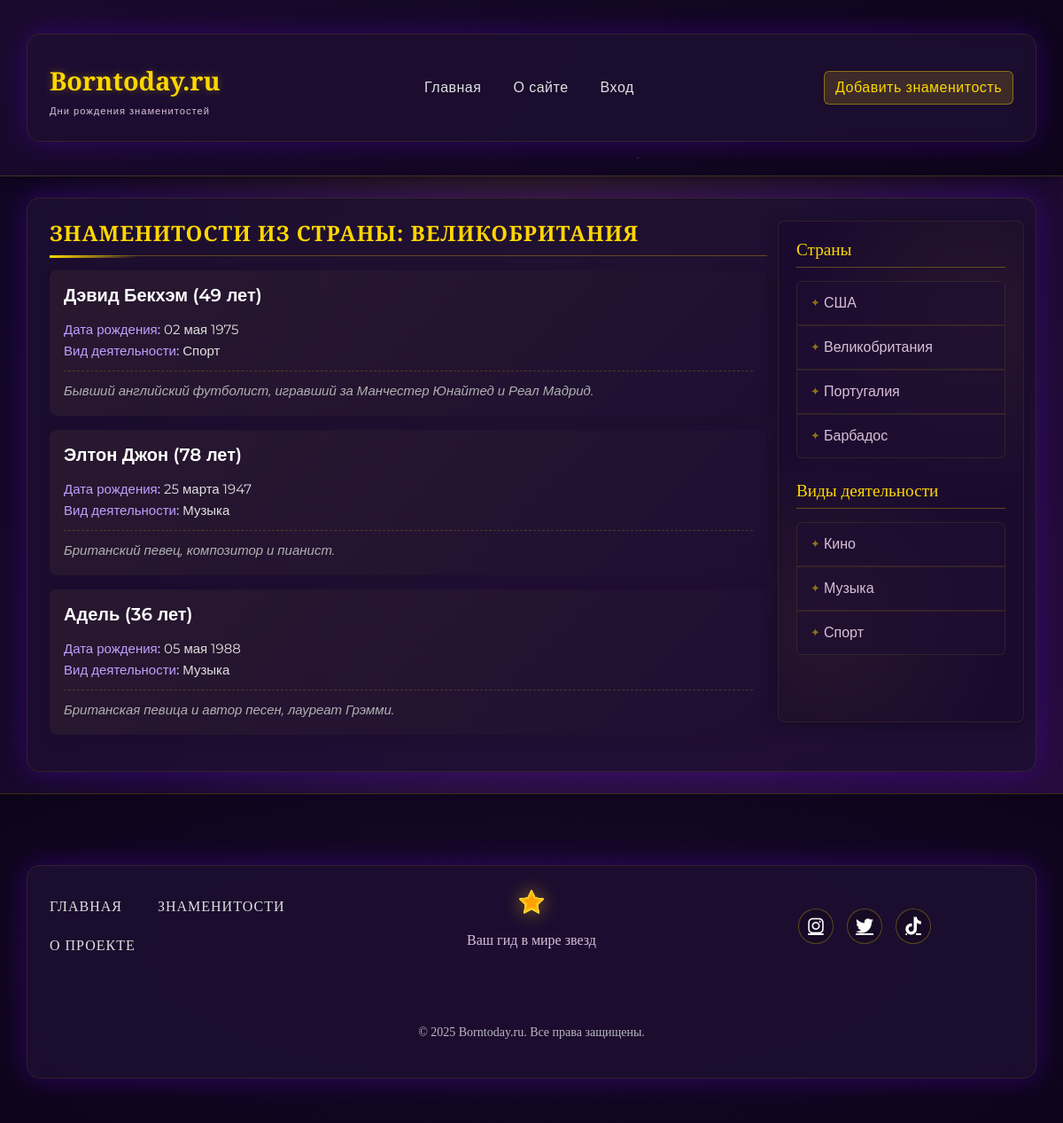
The app's page /country/velikobritanija/ with its own data.
### star/models.py (models this page shows, shortened)
class Country(models.Model):
    name = models.CharField(max_length=100)  # Название страны
    slug = models.SlugField(max_length=255, unique=True, blank=True, db_index=True, verbose_name="URL")

class Star(models.Model):
    name = models.CharField(max_length=100, verbose_name="Имя")  # Имя звезды
    slug = models.SlugField(max_length=255, unique=True, db_index=True, verbose_name="URL")
    country = models.ForeignKey(Country, on_delete=models.CASCADE, related_name='stars', verbose_name="Страна")
    categories = models.ManyToManyField(Category, related_name='stars', verbose_name="Категории")
    birth_date = models.DateField(verbose_name="Дата рождения")  # Дата рождения
    content = models.TextField(verbose_name="Описание")  # Описание звезды
    photo = models.ImageField(upload_to='photos/%Y/%m/%d/', blank=True, null=True, verbose_name="Фотография")
    is_published = models.BooleanField(default=True, verbose_name="Опубликовано")  # Флаг публикации
    time_create = models.DateTimeField(auto_now_add=True,
                                       verbose_name="Время создания")  # Дата создания (автоматически)
    time_update = models.DateTimeField(auto_now=True, verbose_name="Время изменения")
    def get_age(self):
        today = date.today()
        age = today.year - self.birth_date.year
        if (today.month, today.day) < (self.birth_date.month, self.birth_date.day):
            age -= 1
        return age
    class Meta:
        verbose_name = 'Знаменитость'
        verbose_name_plural = 'Знаменитости'
        ordering = ['-time_create']  # Сортировка по убыванию времени создания
        indexes = [
            models.Index(fields=['-time_create']),  # Индекс для повышения производительности
        ]

class Category(models.Model):
    title = models.CharField(max_length=100)  # Название категории
    slug = models.SlugField(max_length=255, unique=True, blank=True, db_index=True, verbose_name="URL")

### star/views.py (the view)
# urls.py: path('country/<slug:slug>/', views.stars_by_country, name='stars_by_country'),
def stars_by_country(request, slug):
    country = get_object_or_404(Country, slug=slug)
    filtered_stars = Star.objects.filter(country=country, is_published=True)
    countries = Country.objects.all()
    categories = Category.objects.all()
    context = {
        'stars': filtered_stars,
        'country_name': country.name,
        'star_countries': countries,
        'star_categories': categories,
        'title_template': 'Знаменитости из страны'
    }
    return render(request, 'star/country.html', context)

### star/templates/star/country.html (shortened to what this page needs)
{% extends 'star/base.html' %}
{% block content %}
<h4 class="mb-3">{{ title_template }}: {{ country_name }}</h4>
{% if stars %}
 {% for star in stars %}
   <div class="card mb-3">
     <div class="card-body">
       <h5 class="card-title">
         <a href="{% url 'star_detail' star.slug %}">{{ star.name }}</a> ({{ star.get_age }} лет)
       </h5>
       <p class="card-text">
         <strong>Дата рождения:</strong> {{ star.birth_date|date:"d E Y" }}<br>
         <strong>Вид деятельности:</strong>
         {% for category in star.categories.all %}
           {{ category.title }}{% if not forloop.last %}, {% endif %}
         {% endfor %}<br>
         <em>{{ star.content }}</em>
       </p>
     </div>
   </div>
 {% endfor %}
{% else %}
 <p>Нет знаменитостей в этой стране.</p>
{% endif %}
{% endblock %}

### star/templates/star/sidebar.html
<div class="col-md-3">
  <h5>Страны</h5>
  <ul class="list-group mb-4">
    {% for country in star_countries %}
    <li class="list-group-item">
      <a href="{% url 'stars_by_country' country.slug %}">{{country.name}}</a>
    </li>
    {% endfor %}
  </ul>
  <h5>Виды деятельности</h5>
  <ul class="list-group">
    {% for cat in star_categories %}
    <li class="list-group-item">
      <a href="{% url 'stars_by_category' cat.slug %}">{{ cat.title }}</a>
    </li>
    {% endfor %}
  </ul>
</div>

### star/static/css-star/body-star.css (style rules this page uses)
body { color: #e0e0e0; font-family: 'Montserrat', sans-serif; min-height: 100vh; background: radial-gradient(ellipse at top, rgba(255, 215, 0, 0.1) 0%, transparent 70%), radial-gradient(ellipse at bottom, rgba(106, 0, 255, 0.1) 0%, transparent 70%), linear-gradient(135deg, #0f0521 0%, #1a0a2e 50%, #2d0b45 100%); background-attachment: fixed; margin: 0; padding: 0; }
body::before { content: ""; position: fixed; top: 0; left: 0; width: 100%; height: 100%; background: radial-gradient(2px 2px at 20% 30%, #fff 1%, transparent 2%), radial-gradient(2px 2px at 80% 70%, #fff 1%, transparent 2%), radial-gradient(3px 3px at 40% 80%, #fff 1%, transparent 2%), radial-gradient(2px 2px at 60% 10%, #fff 1%, transparent 2%); background-size: 200px 200px; z-index: -1; animation: starsAnimation 50s linear infinite; pointer-events: none; }
h1, h2, h3, h4, h5, h6 { font-family: 'Playfair Display', serif; color: #1a0a2e; }
a { color: #8a2be2; transition: all 0.3s ease; }
.card { border: none; border-radius: 10px; box-shadow: 0 5px 15px rgba(0,0,0,0.1); transition: transform 0.3s ease; margin-bottom: 20px; }

### star/static/css-star/index-star.css (style rules this page uses)
h4 { color: #ffd700; font-family: 'Playfair Display', serif; font-weight: 700; text-transform: uppercase; letter-spacing: 1px; position: relative; padding-bottom: 10px; border-bottom: 1px solid rgba(255, 215, 0, 0.3); }
h4:after { content: ''; position: absolute; bottom: -3px; left: 0; width: 100px; height: 3px; background: linear-gradient(90deg, #ffd700, transparent); }
.card { background: rgba(30, 15, 50, 0.7); border: none !important; border-radius: 8px; transition: all 0.4s ease; overflow: hidden; position: relative; color: #e0e0e0; margin-bottom: 20px; }
.card:before { content: ''; position: absolute; top: 0; left: 0; width: 100%; height: 100%; background: linear-gradient(135deg, rgba(255, 215, 0, 0.05) 0%, transparent 100%); z-index: 0; }
.card-body { position: relative; z-index: 1; }
.card-title { color: #ffffff; font-family: 'Montserrat', sans-serif; font-weight: 600; margin-bottom: 15px; }
.card-title a { color: inherit; text-decoration: none; transition: all 0.3s ease; position: relative; }
.card-title a:after { content: ''; position: absolute; bottom: -3px; left: 0; width: 0; height: 2px; background: #ffd700; transition: width 0.3s ease; }
.card-text { font-family: 'Montserrat', sans-serif; font-size: 15px; line-height: 1.6; }
.card-text strong { color: #c0a0ff; font-weight: 500; }
.card-text em { display: block; margin-top: 10px; padding-top: 10px; border-top: 1px dashed rgba(255, 215, 0, 0.2); color: #b0b0b0; font-style: italic; }

### star/static/css-star/sidebar-star.css (style rules this page uses)
.col-md-3 { background: rgba(26, 10, 46, 0.7); border-radius: 8px; padding: 20px; backdrop-filter: blur(5px); border: 1px solid rgba(255, 215, 0, 0.1); box-shadow: 0 4px 20px rgba(0, 0, 0, 0.3); margin-bottom: 30px; position: relative; overflow: hidden; }
.col-md-3::before { content: ""; position: absolute; top: 0; right: 0; width: 100%; height: 100%; background: radial-gradient(circle at 80% 20%, rgba(255, 215, 0, 0.05) 0%, transparent 40%), radial-gradient(circle at 20% 80%, rgba(255, 215, 0, 0.05) 0%, transparent 40%); z-index: 0; }
.col-md-3 h5 { color: #ffd700; font-family: 'Playfair Display', serif; font-size: 1.2rem; margin-bottom: 15px; padding-bottom: 8px; border-bottom: 1px solid rgba(255, 215, 0, 0.3); position: relative; z-index: 1; }
.list-group { border-radius: 6px !important; overflow: hidden; margin-bottom: 25px !important; position: relative; z-index: 1; }
.list-group-item { background-color: rgba(30, 15, 50, 0.6) !important; border: 1px solid rgba(255, 215, 0, 0.1) !important; color: #e0e0e0; transition: all 0.3s ease; padding: 12px 15px; }
.list-group-item a { color: #D8BFD8; text-decoration: none; display: block; position: relative; padding-left: 15px; transition: all 0.3s ease; }
.list-group-item a::before { content: "✦"; position: absolute; left: 0; top: 50%; transform: translateY(-50%); color: rgba(255, 215, 0, 0.5); font-size: 0.8rem; transition: all 0.3s ease; }
.list-group-item:last-child { margin-bottom: 0; }

### records on screen
Country: name "ВЕЛИКОБРИТАНИЯ", name "Великобритания"
Star: name "Дэвид Бекхэм", get_age "49", birth_date "02 мая 1975", content "Бывший английский футболист, игравший за Манчестер Юнайтед и Реал Мадрид."
Category: title "Спорт"
Star: name "Элтон Джон", get_age "78", birth_date "25 марта 1947", content "Британский певец, композитор и пианист."
Category: title "Музыка"
Star: name "Адель", get_age "36", birth_date "05 мая 1988", content "Британская певица и автор песен, лауреат Грэмми."
Country: name "США"
Country: name "Португалия"
Country: name "Барбадос"
Category: title "Кино"

### other values on screen
{{ title_template }} "ЗНАМЕНИТОСТИ ИЗ СТРАНЫ"
